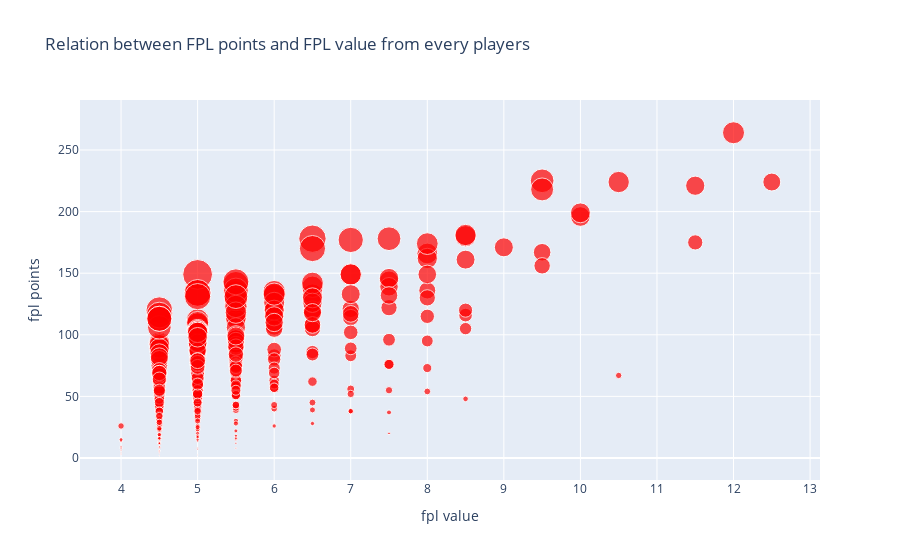

Notebook code cell kept with this figure:
### Markdown cell above
### Relation between FPL points and FPL value from every players

### Code cell
import pandas as pd
import numpy as np
import matplotlib.pyplot as plt
import collections

pd.options.display.max_columns = 999

import plotly.offline as py
py.init_notebook_mode(connected=True)
import plotly.graph_objs as go
import plotly.tools as tls

import warnings
warnings.filterwarnings('ignore')





trace1 = {
  "x": df['fpl_value'],
  "y": df['fpl_points'],
  "marker": {
    "color": 'red',
    "colorsrc": "Aldemuro:22:1a1899",
    "size": df['fpl_ratio']
  }, 
  "mode": "markers", 
  "name": "fpl_points", 
  "text": df['name']+", Club:"+df['club']+", Pos:"+df['position'],
  #"textsrc": "Aldemuro:22:5dc54a", 
  "type": "scatter", 
  "uid": "0d217c", 
  "xsrc": "Aldemuro:22:d61533", 
  "ysrc": "Aldemuro:22:1c3243",
  
}
data = [trace1]
#data = [trace]
layout = {
  "autosize": True, 
  "hovermode": "closest",
  "title": "Relation between FPL points and FPL value from every players",
  "xaxis": {
    "autorange": True, 
    "range": [3.48535752785, 13.0146424722], 
    "title": "fpl value", 
    "type": "linear"
  }, 
  "yaxis": {
    "autorange": True, 
    "range": [-17.5245518316, 281.524551832], 
    "title": "fpl points", 
    "type": "linear"
  }
}
# Plot and embed in ipython notebook!
fig = go.Figure(data=data, layout=layout)
py.iplot(fig, filename='basic-scatter')

### Figure 1 — Plotly figure (JSON) as saved in the notebook; plotly's stock layout.template omitted (floating-point values rounded to 4 significant figures; data arrays with more than 128 entries replaced by an {"elided": "..."} marker saying what was removed)
{"data": [{"marker": {"color": "red", "colorsrc": "Aldemuro:22:1a1899", "size": {"elided": "461 float values"}}, "mode": "markers", "name": "fpl_points", "text": {"elided": "461 str values"}, "type": "scatter", "uid": "0d217c", "x": {"elided": "461 float values"}, "xsrc": "Aldemuro:22:d61533", "y": {"elided": "461 int values"}, "ysrc": "Aldemuro:22:1c3243"}], "layout": {"autosize": true, "hovermode": "closest", "title": {"text": "Relation between FPL points and FPL value from every players"}, "xaxis": {"autorange": true, "range": [3.485, 13.01], "title": {"text": "fpl value"}, "type": "linear"}, "yaxis": {"autorange": true, "range": [-17.52, 281.5], "title": {"text": "fpl points"}, "type": "linear"}}}
